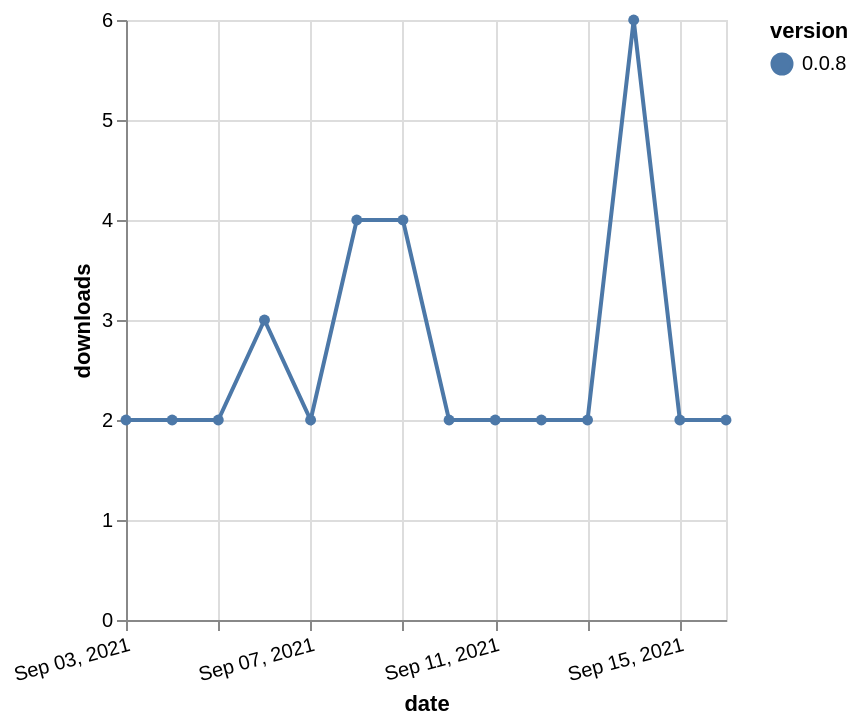

Specify this chart in Vega-Lite:
### Vega-Lite specification from a JSON file in a GitHub repository (floating-point values rounded to 4 significant figures)
{"$schema": "https://vega.github.io/schema/vega-lite/v5.json", "description": "A simple bar chart with embedded data.", "data": {"values": [{"date": "2021-09-03", "total": 3156, "delta": 2, "version": "0.0.8"}, {"date": "2021-09-04", "total": 3158, "delta": 2, "version": "0.0.8"}, {"date": "2021-09-05", "total": 3160, "delta": 2, "version": "0.0.8"}, {"date": "2021-09-06", "total": 3163, "delta": 3, "version": "0.0.8"}, {"date": "2021-09-07", "total": 3165, "delta": 2, "version": "0.0.8"}, {"date": "2021-09-08", "total": 3169, "delta": 4, "version": "0.0.8"}, {"date": "2021-09-09", "total": 3173, "delta": 4, "version": "0.0.8"}, {"date": "2021-09-10", "total": 3175, "delta": 2, "version": "0.0.8"}, {"date": "2021-09-11", "total": 3177, "delta": 2, "version": "0.0.8"}, {"date": "2021-09-12", "total": 3179, "delta": 2, "version": "0.0.8"}, {"date": "2021-09-13", "total": 3181, "delta": 2, "version": "0.0.8"}, {"date": "2021-09-14", "total": 3187, "delta": 6, "version": "0.0.8"}, {"date": "2021-09-15", "total": 3189, "delta": 2, "version": "0.0.8"}, {"date": "2021-09-16", "total": 3191, "delta": 2, "version": "0.0.8"}]}, "width": "container", "mark": {"type": "line", "point": {"filled": true}}, "encoding": {"x": {"field": "date", "type": "temporal", "timeUnit": "yearmonthdate", "title": "date", "axis": {"labelAngle": -15}}, "y": {"field": "delta", "type": "quantitative", "title": "downloads"}, "color": {"field": "version", "type": "nominal"}, "tooltip": {"field": "delta"}}}
